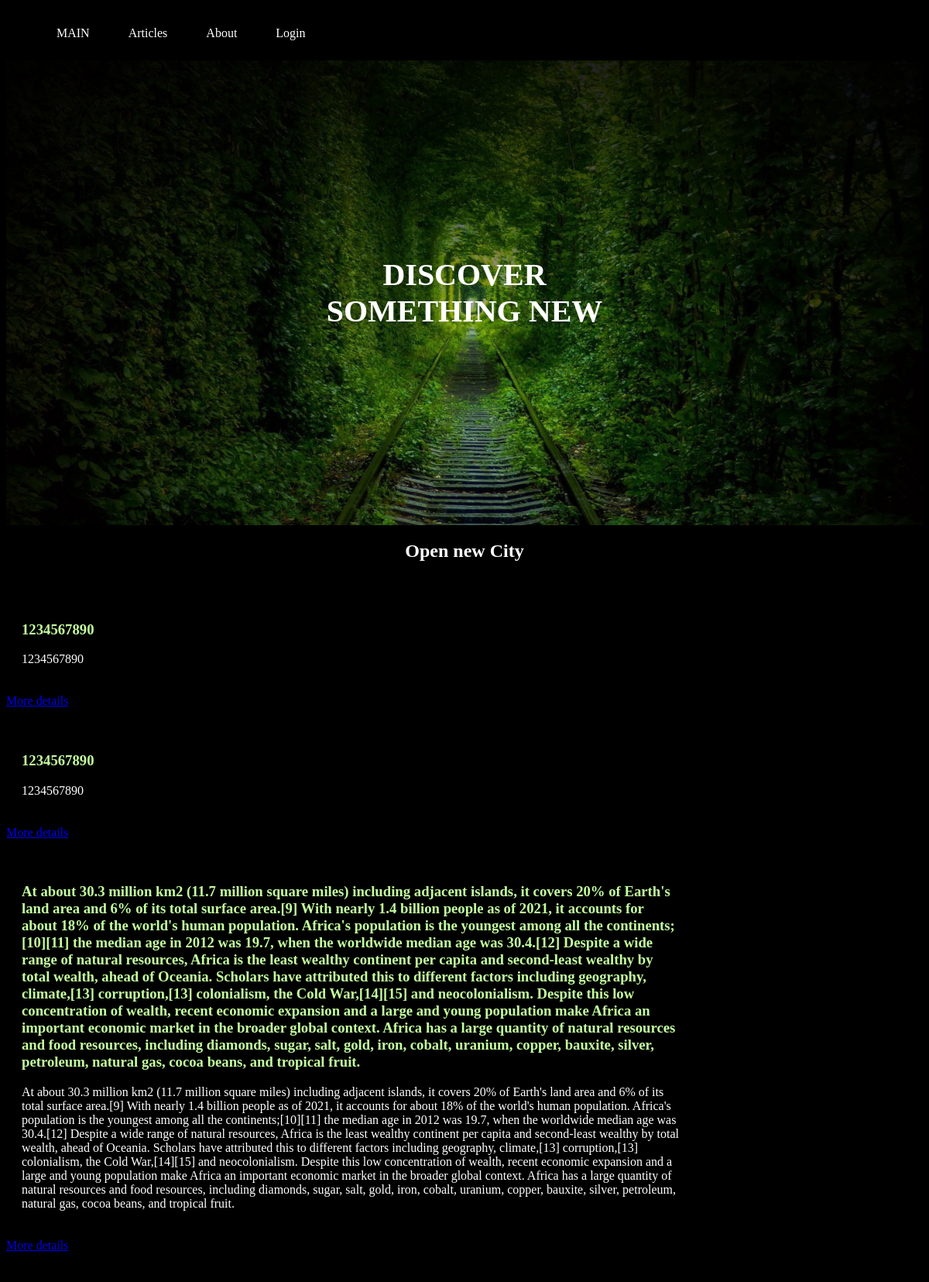
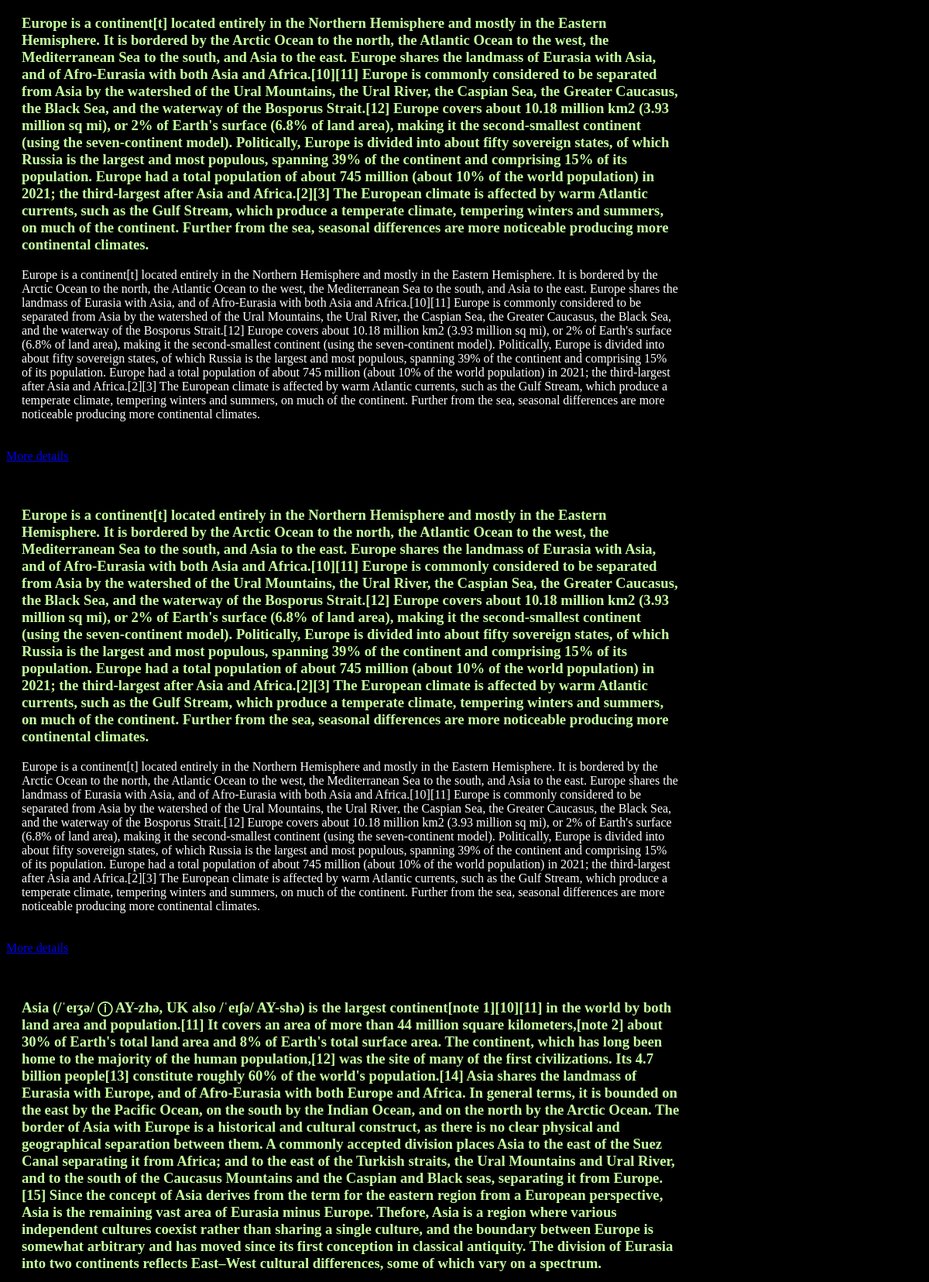
The page /articles (upper part) on the database its author committed (2 pictures, top to bottom).
### main.py (models this page shows)
class Posts(db.Model):
    __tablename__ = 'Posts'
    id = db.Column(db.Integer, primary_key=True)
    post_name = db.Column(db.String(255), nullable=False)
    post_text = db.Column(db.Text(), nullable=False)
    post_image = db.Column(db.String(255), nullable=False)
    continent = db.Column(db.String(255), nullable=False)
    created_on = db.Column(db.Date(), default=datetime.utcnow)

### main.py (the view)
@app.route('/articles')
def articles():
    articles = Posts.query.all()
    return render_template('articles.html',
                            articles=articles)

### templates/articles.html (shortened to what this page needs)
{% extends "layout.html" %}
{% block main %}
    <section class="logo_articles">
        <h1>Discover<br>something new</h1>
    </section>
    <section class="details">
        <h2>Open new City</h2>
        {% for article in articles %}
            <div>
                <div class="post_img">
                </div>
                <div class="article_text">
                    <h3>{{ article.post_name }}</h3>
                    <p>{{ article.post_text }}</p>
                </div>
                <div>
                    <a href="/details/{{ article.id }}">More details</a>
                </div>
            </div>
        {% endfor %}
    </section>
{% endblock %}

### templates/layout.html (shortened to what this page needs)
<!DOCTYPE html>
<html lang="en">
<head>
    <link rel="stylesheet" href="{{ url_for('static', filename='css/style.css') }}">
</head>
<body>
    <header>
        <nav>
            <ul class="menu">
                <li><a href="/">MAIN</a></li>
                <li><a href="/articles">Articles</a></li>
                <li><a href="/about">About</a></li>
                <li><a href="/login">Login</a></li>
            </ul>
        </nav>
        <div class="welcome_user">
        </div>
    </header>
    <main>
        {% block main %}{% endblock %}
    </main>
</body>
</html>

### static/css/style.css (style rules this page uses)
body { background-color: black; color: white; }
header { display: flex; justify-content: space-between; }
.welcome_user { padding: 0 20px; font-size: 20px; }
.menu { background-color: black; display: flex; }
.menu li { list-style: none; padding: 10px; }
.menu a { color: white; text-decoration: none; padding: 5px 15px; }
.logo_articles { display: flex; justify-content: center; align-items: center; height: 600px; background-image: url('../images/tunel.jpg'); background-size: cover; text-align: center; }
.logo_articles h1 { font-size: 40px; text-transform: uppercase; }
.post_img { width: 270px; overflow: hidden; }
.article_text { max-width: 850px; padding: 20px; }
.article_text h3 { color: #c4ff9e; }
.details h2 { text-align:center; }

### rows shown on the page
Posts: post_name "1234567890", post_text "1234567890"
Posts: post_name "1234567890", post_text "1234567890"
Posts: post_name "At about 30.3 million km2 (11.7 million square miles) including adjacent islands, it covers 20% of Earth's land area and 6% of its total surface area.[9] With nearly 1.4 billion people as of 2021, it accounts for about 18% of the world's human population. Africa's population is the youngest among all the continents;[10][11] the median age in 2012 was 19.7, when the worldwide median age was 30.4.[12] Despite a wide range of natural resources, Africa is the least wealthy continent per capita and second-least wealthy by total wealth, ahead of Oceania. Scholars have attributed this to different factors including geography, climate,[13] corruption,[13] colonialism, the Cold War,[14][15] and…", post_text "At about 30.3 million km2 (11.7 million square miles) including adjacent islands, it covers 20% of Earth's land area and 6% of its total surface area.[9] With nearly 1.4 billion people as of 2021, it accounts for about 18% of the world's human population. Africa's population is the youngest among all the continents;[10][11] the median age in 2012 was 19.7, when the worldwide median age was 30.4.[12] Despite a wide range of natural resources, Africa is the least wealthy continent per capita and second-least wealthy by total wealth, ahead of Oceania. Scholars have attributed this to different factors including geography, climate,[13] corruption,[13] colonialism, the Cold War,[14][15] and…"
Posts: post_name "Europe is a continent[t] located entirely in the Northern Hemisphere and mostly in the Eastern Hemisphere. It is bordered by the Arctic Ocean to the north, the Atlantic Ocean to the west, the Mediterranean Sea to the south, and Asia to the east. Europe shares the landmass of Eurasia with Asia, and of Afro-Eurasia with both Asia and Africa.[10][11] Europe is commonly considered to be separated from Asia by the watershed of the Ural Mountains, the Ural River, the Caspian Sea, the Greater Caucasus, the Black Sea, and the waterway of the Bosporus Strait.[12] Europe covers about 10.18 million km2 (3.93 million sq mi), or 2% of Earth's surface (6.8% of land area), making it the second-smallest…", post_text "Europe is a continent[t] located entirely in the Northern Hemisphere and mostly in the Eastern Hemisphere. It is bordered by the Arctic Ocean to the north, the Atlantic Ocean to the west, the Mediterranean Sea to the south, and Asia to the east. Europe shares the landmass of Eurasia with Asia, and of Afro-Eurasia with both Asia and Africa.[10][11] Europe is commonly considered to be separated from Asia by the watershed of the Ural Mountains, the Ural River, the Caspian Sea, the Greater Caucasus, the Black Sea, and the waterway of the Bosporus Strait.[12] Europe covers about 10.18 million km2 (3.93 million sq mi), or 2% of Earth's surface (6.8% of land area), making it the second-smallest…"
Posts: post_name "Europe is a continent[t] located entirely in the Northern Hemisphere and mostly in the Eastern Hemisphere. It is bordered by the Arctic Ocean to the north, the Atlantic Ocean to the west, the Mediterranean Sea to the south, and Asia to the east. Europe shares the landmass of Eurasia with Asia, and of Afro-Eurasia with both Asia and Africa.[10][11] Europe is commonly considered to be separated from Asia by the watershed of the Ural Mountains, the Ural River, the Caspian Sea, the Greater Caucasus, the Black Sea, and the waterway of the Bosporus Strait.[12] Europe covers about 10.18 million km2 (3.93 million sq mi), or 2% of Earth's surface (6.8% of land area), making it the second-smallest…", post_text "Europe is a continent[t] located entirely in the Northern Hemisphere and mostly in the Eastern Hemisphere. It is bordered by the Arctic Ocean to the north, the Atlantic Ocean to the west, the Mediterranean Sea to the south, and Asia to the east. Europe shares the landmass of Eurasia with Asia, and of Afro-Eurasia with both Asia and Africa.[10][11] Europe is commonly considered to be separated from Asia by the watershed of the Ural Mountains, the Ural River, the Caspian Sea, the Greater Caucasus, the Black Sea, and the waterway of the Bosporus Strait.[12] Europe covers about 10.18 million km2 (3.93 million sq mi), or 2% of Earth's surface (6.8% of land area), making it the second-smallest…"
Posts: post_name "Asia (/ˈeɪʒə/ ⓘ AY-zhə, UK also /ˈeɪʃə/ AY-shə) is the largest continent[note 1][10][11] in the world by both land area and population.[11] It covers an area of more than 44 million square kilometers,[note 2] about 30% of Earth's total land area and 8% of Earth's total surface area. The continent, which has long been home to the majority of the human population,[12] was the site of many of the first civilizations. Its 4.7 billion people[13] constitute roughly 60% of the world's population.[14] Asia shares the landmass of Eurasia with Europe, and of Afro-Eurasia with both Europe and Africa. In general terms, it is bounded on the east by the Pacific Ocean, on the south by the Indian Ocean,…"
